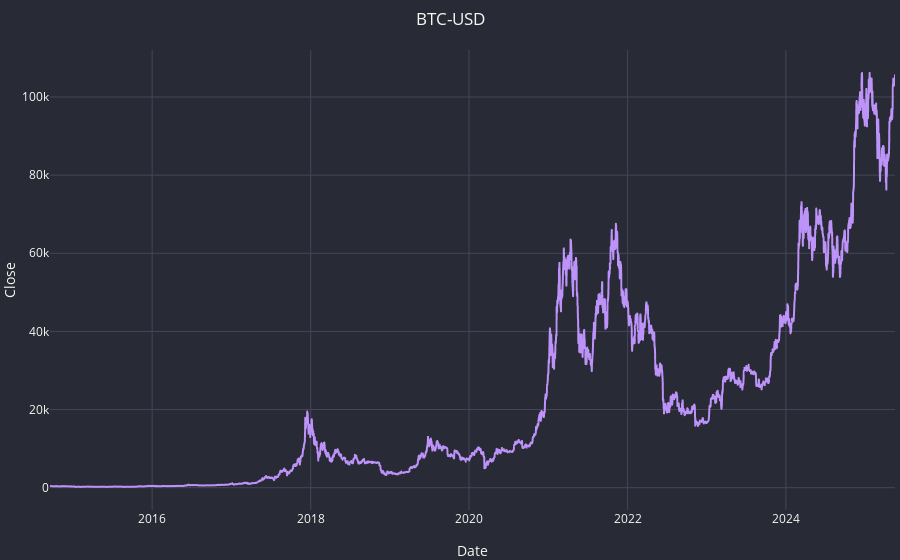

Notebook source saved alongside this figure:
### Code cell
# removing columns MultiIndex
df.columns = df.columns.get_level_values(0)
df_reset = df.reset_index()

fig = px.line(df_reset, x='Date', y='Close', title='BTC-USD',
              color_discrete_sequence=['#BD93F9'])

dracula_theme(fig)
fig.show()

### Figure 1 — Plotly figure (JSON) as saved in the notebook; plotly's stock layout.template omitted (floating-point values rounded to 4 significant figures; data arrays with more than 128 entries replaced by an {"elided": "..."} marker saying what was removed)
{"data": [{"hovertemplate": "Date=%{x}<br>Close=%{y}<extra></extra>", "legendgroup": "", "line": {"color": "#BD93F9", "dash": "solid"}, "marker": {"symbol": "circle"}, "mode": "lines", "name": "", "showlegend": false, "type": "scattergl", "x": {"elided": "3897 str values"}, "xaxis": "x", "y": {"elided": "3897 float values"}, "yaxis": "y"}], "layout": {"font": {"color": "#f8f8f2"}, "legend": {"tracegroupgap": 0}, "margin": {"b": 50, "l": 50, "r": 5, "t": 50}, "paper_bgcolor": "#282a36", "plot_bgcolor": "#282a36", "title": {"text": "BTC-USD"}, "xaxis": {"anchor": "y", "color": "#f8f8f2", "domain": [0, 1], "gridcolor": "#44475a", "showgrid": true, "title": {"text": "Date"}, "zerolinecolor": "#44475a"}, "yaxis": {"anchor": "x", "color": "#f8f8f2", "domain": [0, 1], "gridcolor": "#44475a", "showgrid": true, "title": {"text": "Close"}, "zerolinecolor": "#44475a"}}}
